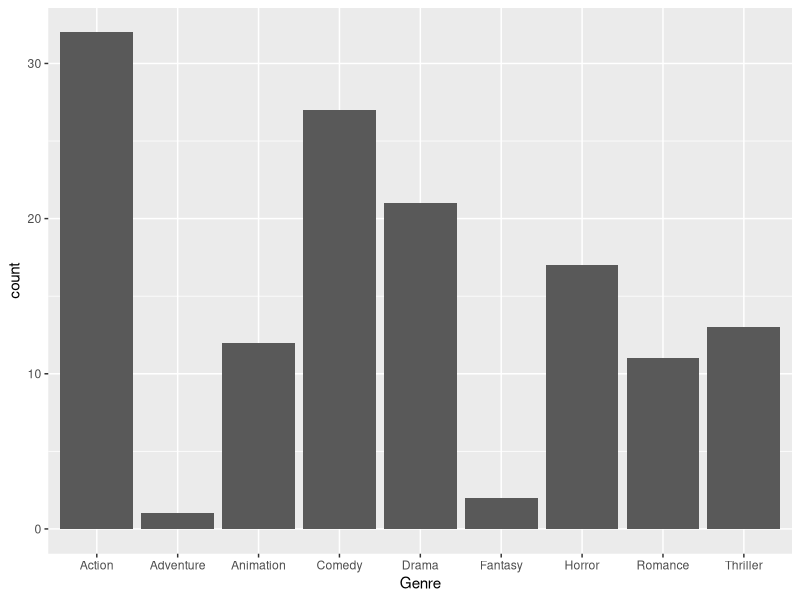
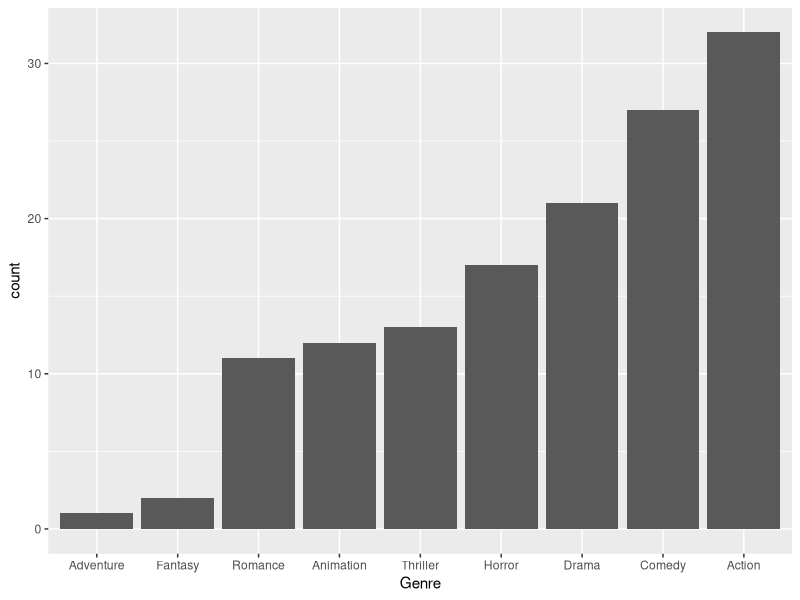
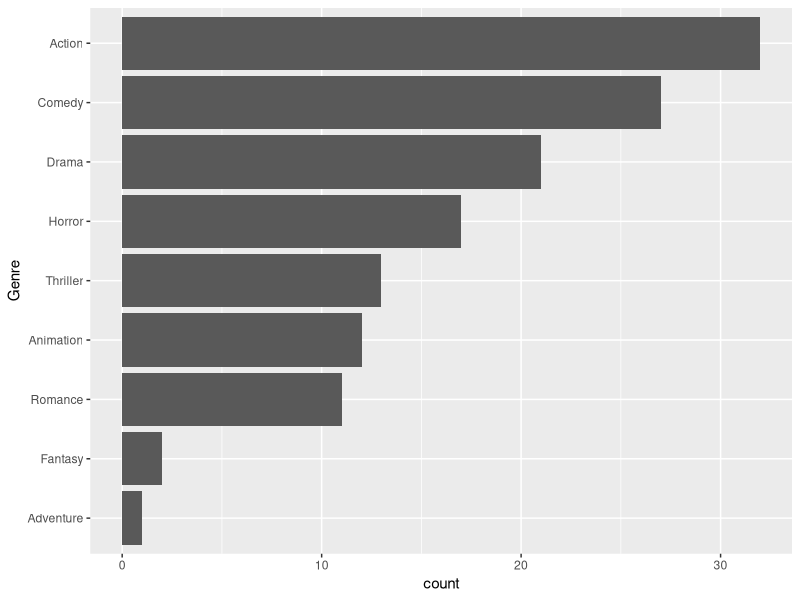

Write the R code that produced these figures, in order.
# set wd to data folder before running
HollywoodMovies2011 <- read.csv("HollywoodMovies2011.csv")

# Load ggplot2 package
library(ggplot2)

# Create a bar chart for Genre
ggplot(data = HollywoodMovies2011, mapping = aes(x = Genre)) + 
  geom_bar()

# Order the bars
ggplot(data = HollywoodMovies2011, mapping = aes(x = reorder(Genre, Genre, length))) + 
  geom_bar() +
  labs(x = "Genre")

# Rotate the plot
ggplot(data = HollywoodMovies2011, mapping = aes(x = reorder(Genre, Genre, length))) + 
  geom_bar() + 
  labs(x = "Genre") +
  coord_flip()